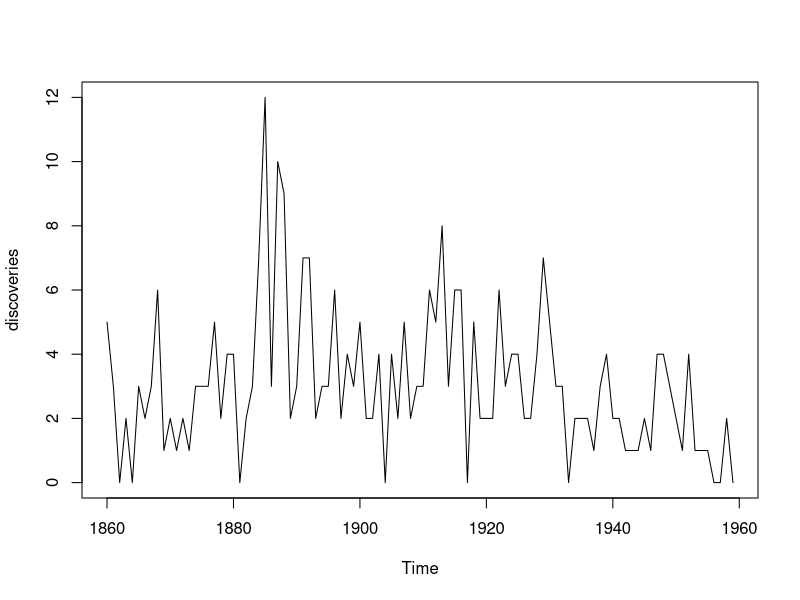
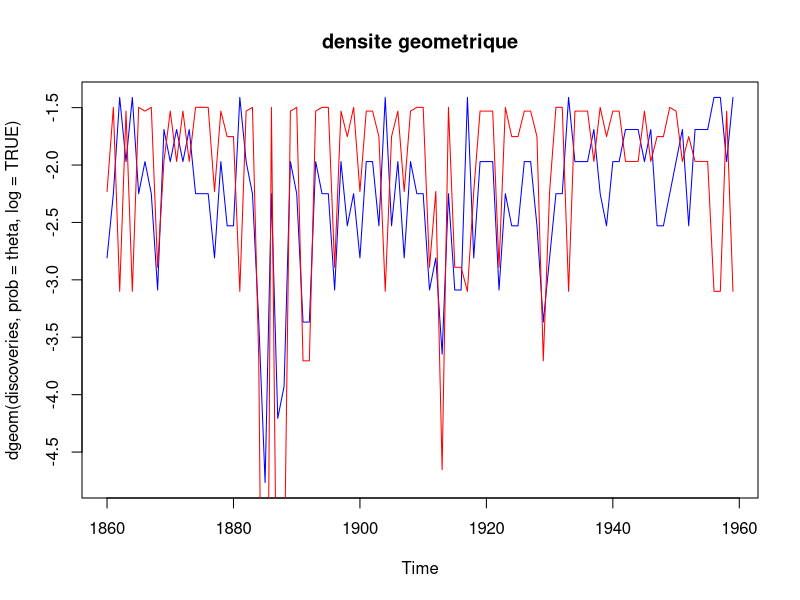
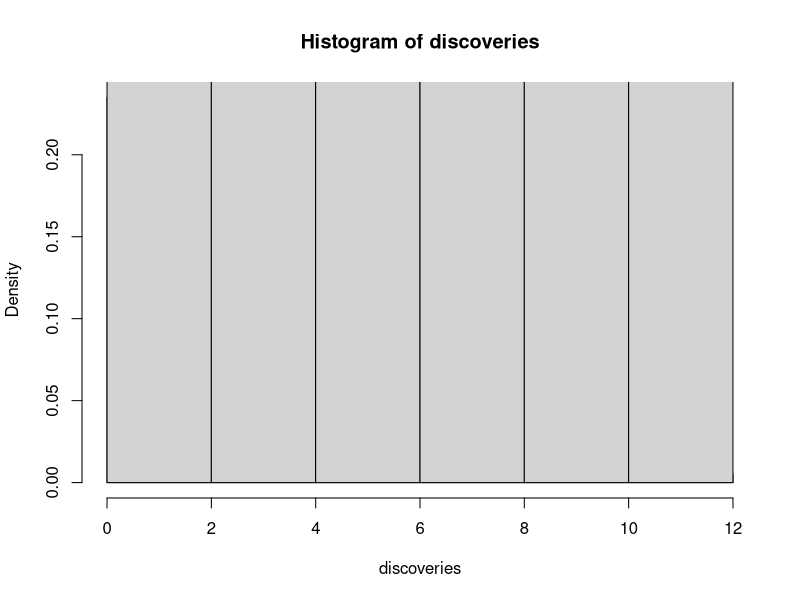

These figures' R source, in order:
## ---- chunk 1
data("discoveries")
plot(discoveries)
## ---- chunk 2
#calcul de la moyenne et de la variance empirique du jeu de donnees
m = mean (discoveries)
v = var (discoveries)
print("moyenne empirique=")
print(m)
print("variance empirique=")
print(v)

#calcul à partir de l'estimateur de la loi géomtrique
n = length(discoveries)
S = 0 
for (i in (1:n)) {
  S <- S + discoveries[i]
}

theta = 1/((1/n)*S +1)
moy_geom = (1/n)*S + 1 ##1/theta
var_geom = (1-theta)/(theta**2)
print ('moyenne geometrique=')
print(moy_geom)
print('variance geometrique=')
print(var_geom)

#calcul à partir de l'estimateur de la loi de Poisson
lambda = (1/n)*S
moy_poisson = lambda
var_poisson = lambda
print('moyenne et variance de Poisson = ')  
print(lambda)

## ---- chunk 3
plot(dgeom(discoveries, prob = theta, log=TRUE), main = 'densite geometrique', col='blue')
lines(dpois(discoveries, lambda, log = TRUE), main = 'densite de Poisson', col='red')
lines(hist(discoveries, probability = TRUE))
#plot(x,y1,type="l",col="red")
#lines(x,y2,col="green")
## ---- chunk 4
library(ggplot2)
head(discoveries)
